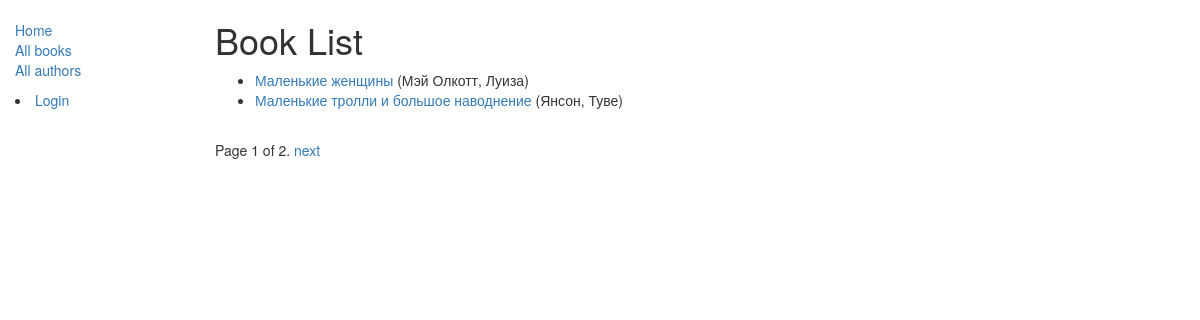
/catalog/books/, run on an earlier commit of the app's database.
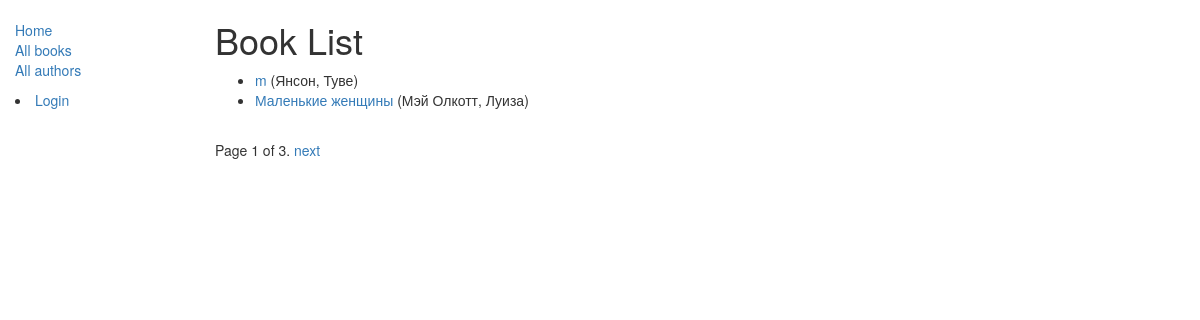
And on a later commit of the database.
### catalog/models.py (models this page shows, shortened)
class Book(models.Model):
    title = models.CharField(max_length=200)
    author = models.ForeignKey('Author', on_delete=models.SET_NULL, null=True)
    summary = models.TextField(max_length=1000, help_text="Enter a brief description of the book")
    isbn = models.CharField('ISBN',max_length=13, help_text='13 Character <a href="https://www.isbn-international.org/content/what-isbn">ISBN number</a>')
    genre = models.ManyToManyField(Genre, help_text="Select a genre for this book")
    def get_absolute_url(self):
        return reverse('book-detail', args=[str(self.id)])
    def display_genre(self):
        """
        Creates a string for the Genre. This is required to display genre in Admin.
        """
        return ', '.join([ genre.name for genre in self.genre.all()[:3] ])
    display_genre.short_description = 'Genre'

class Author(models.Model):
    first_name = models.CharField(max_length=100)
    last_name = models.CharField(max_length=100)
    date_of_birth = models.DateField(null=True, blank=True)
    date_of_death = models.DateField('Died', null=True, blank=True)
    def __str__(self):
        return '%s, %s' % (self.last_name, self.first_name)

### catalog/views.py (the view)
# urls.py: path('books/', views.BookListView.as_view(), name='books'),
class BookListView(generic.ListView):
    model = Book
    paginate_by = 2
    def get_queryset(self):
        return Book.objects.all().order_by('title')

### catalog/templates/catalog/book_list.html
{% extends "catalog/base_generic.html" %}
{% block content %}
    <h1>Book List</h1>
    {% if book_list %}
    <ul>
      {% for book in book_list %}
      <li>
        <a href="{{ book.get_absolute_url }}">{{ book.title }}</a> ({{book.author}})
      </li>
      {% endfor %}
    </ul>
    {% else %}
      <p>There are no books in the library.</p>
    {% endif %}
{% endblock %}

What changed in the data, as far as the page shows it:
no longer on this page (row unchanged): Book: title "Маленькие тролли и большое наводнение", author "Янсон, Туве"
added Book: title "m", author "Янсон, Туве"
Also different on the page:
{{ page_obj.paginator.num_pages }}: "2" → "3"
